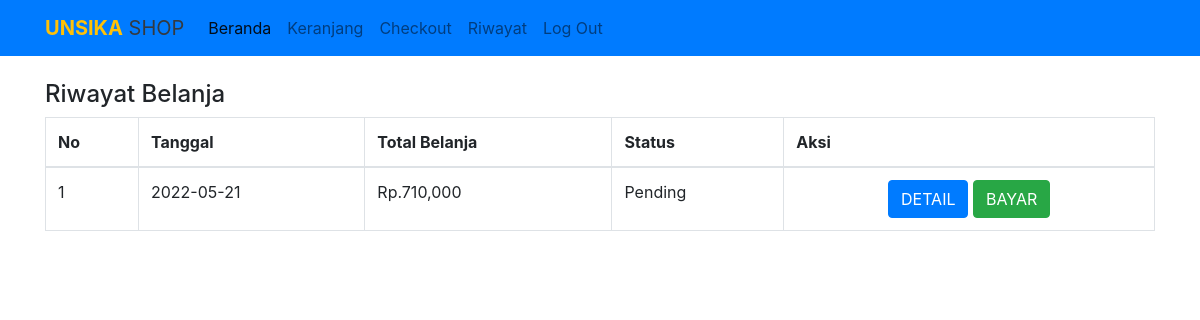
/riwayat.php (signed in), run on the app's committed database.
### tables this page shows
CREATE TABLE `tb_pembelian` (
  `id_pembelian` int(11) NOT NULL,
  `id_pelanggan` int(11) NOT NULL,
  `id_prov` int(11) NOT NULL,
  `tanggal_pembelian` date NOT NULL,
  `total_pembelian` int(11) NOT NULL,
  `tarif` int(11) NOT NULL,
  `alamat` varchar(50) NOT NULL,
  `status` varchar(30) NOT NULL
);

### riwayat.php (the view, shortened to what this page needs)
<?php
$koneksi = new mysqli("localhost", "root", "", "db_toko");
?>
<!DOCTYPE html>
<html>
<head>
  <link rel="stylesheet" href="https://stackpath.bootstrapcdn.com/bootstrap/4.2.1/css/bootstrap.min.css">
</head>
<body>
  <nav class="navbar navbar-expand-lg navbar-light bg-primary">
    <div class="container">
      <a class="navbar-brand text-dark" href="index.php"><strong class="text-warning">UNSIKA</strong> SHOP</a>
      <div class="collapse navbar-collapse" id="navbarSupportedContent">
        <ul class="navbar-nav mr-auto">
          <li class="nav-item active">
            <a class="nav-link" href="index.php">Beranda</a>
          </li>
          <li class="nav-item">
            <a class="nav-link" href="keranjang.php">Keranjang <span class="sr-only">(current)</span></a>
          </li>
          <li class="nav-item">
            <a class="nav-link" href="checkout.php">Checkout</a>
            <?php if (isset($_SESSION["pelanggan"])) : ?>
          </li>
          <li>
            <a class="nav-link" href="riwayat.php">Riwayat</a>
          </li>
          <li>
            <a class="nav-link" href="logout.php">Log Out</a>
          </li>
        <?php endif ?>
        </ul>
      </div>
    </div>
  </nav>
  <br>
  <div class="container">
    <h4>Riwayat Belanja</h4>
    <table class="table table-bordered">
      <thead>
        <tr>
          <th scope="col">No</th>
          <th scope="col">Tanggal</th>
          <th scope="col">Total Belanja</th>
          <th scope="col">Status</th>
          <th scope="col">Aksi</th>
        </tr>
      </thead>
      <?php
      $no = 1;
      $id_pelanggan = $_SESSION['pelanggan']['id_pelanggan'];
      $ambil = $koneksi->query("SELECT * FROM tb_pembelian WHERE id_pelanggan='$id_pelanggan'");
      while ($pecah = $ambil->fetch_assoc()) {
      ?>
        <tbody>
          <tr>
            <td><?php echo $no; ?></td>
            <td><?php echo $pecah['tanggal_pembelian']; ?></td>
            <td><?php echo "Rp." . number_format($pecah['total_pembelian']); ?></td>
            <td><?php echo $pecah['status'] ?></td>
            <td style="text-align: center">
              <?php if ($pecah['status'] == 'Menunggu Konfirmasi' || $pecah['status'] == 'Pending') : ?>
                <a href="nota.php?id=<?= $pecah['id_pembelian']; ?>" class="btn btn-primary">DETAIL</a>
                <a href="pembayaran.php?id=<?= $pecah['id_pembelian']; ?>" class="btn btn-success">BAYAR</a>
              <?php endif; ?>
            </td>
          </tr>
        </tbody>
        <?php $no++; ?>
      <?php } ?>
    </table>
  </div>
</body>
</html>

### data on the page
tb_pembelian: tanggal_pembelian "2022-05-21", total_pembelian "710,000", status "Pending"
